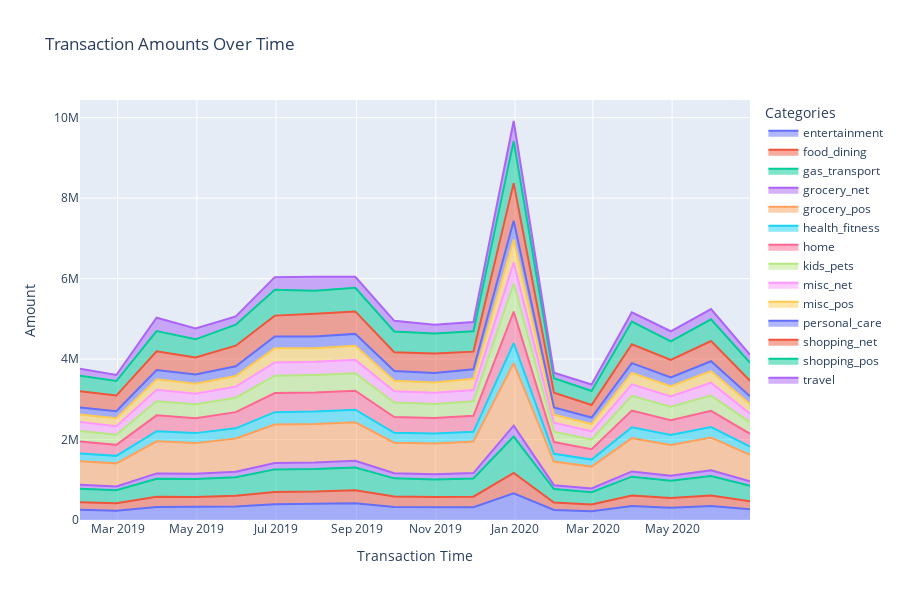

This figure's notebook cell:
### Markdown cell above
Visualizing transaction amounts over time.

### Code cell
grouped = data.groupby(by=[pd.Grouper(key="trans_time", freq="1M"), 'category'])
grouped = grouped.aggregate({"amt":'sum',"trans_id":"count"}).reset_index()

fig = px.area(grouped, x='trans_time', y='amt', 
              color='category', title="Transaction Amounts Over Time",
              labels={'trans_time': 'Transaction Time', 'amt': 'Amount'})

fig.update_layout(height=600, width=900, legend=dict(title='Categories'))

fig.show()

### Figure 1 — Plotly figure (JSON) as saved in the notebook; plotly's stock layout.template omitted (floating-point values rounded to 4 significant figures)
{"data": [{"fillpattern": {"shape": ""}, "hovertemplate": "category=entertainment<br>Transaction Time=%{x}<br>Amount=%{y}<extra></extra>", "legendgroup": "entertainment", "line": {"color": "#636efa"}, "marker": {"symbol": "circle"}, "mode": "lines", "name": "entertainment", "orientation": "v", "showlegend": true, "stackgroup": "1", "type": "scatter", "x": ["2019-01-31T00:00:00", "2019-02-28T00:00:00", "2019-03-31T00:00:00", "2019-04-30T00:00:00", "2019-05-31T00:00:00", "2019-06-30T00:00:00", "2019-07-31T00:00:00", "2019-08-31T00:00:00", "2019-09-30T00:00:00", "2019-10-31T00:00:00", "2019-11-30T00:00:00", "2019-12-31T00:00:00", "2020-01-31T00:00:00", "2020-02-29T00:00:00", "2020-03-31T00:00:00", "2020-04-30T00:00:00", "2020-05-31T00:00:00", "2020-06-30T00:00:00"], "xaxis": "x", "y": [252600.0, 232600.0, 322900.0, 321900.0, 337000.0, 388600.0, 397500.0, 418600.0, 325600.0, 322000.0, 319900.0, 664400.0, 248300.0, 216300.0, 350500.0, 303300.0, 347000.0, 267800.0], "yaxis": "y"}, {"fillpattern": {"shape": ""}, "hovertemplate": "category=food_dining<br>Transaction Time=%{x}<br>Amount=%{y}<extra></extra>", "legendgroup": "food_dining", "line": {"color": "#EF553B"}, "marker": {"symbol": "circle"}, "mode": "lines", "name": "food_dining", "orientation": "v", "showlegend": true, "stackgroup": "1", "type": "scatter", "x": ["2019-01-31T00:00:00", "2019-02-28T00:00:00", "2019-03-31T00:00:00", "2019-04-30T00:00:00", "2019-05-31T00:00:00", "2019-06-30T00:00:00", "2019-07-31T00:00:00", "2019-08-31T00:00:00", "2019-09-30T00:00:00", "2019-10-31T00:00:00", "2019-11-30T00:00:00", "2019-12-31T00:00:00", "2020-01-31T00:00:00", "2020-02-29T00:00:00", "2020-03-31T00:00:00", "2020-04-30T00:00:00", "2020-05-31T00:00:00", "2020-06-30T00:00:00"], "xaxis": "x", "y": [191600.0, 181600.0, 255800.0, 249800.0, 264900.0, 307000.0, 307900.0, 321800.0, 258800.0, 249000.0, 258500.0, 503700.0, 185100.0, 168200.0, 261000.0, 245700.0, 263500.0, 198400.0], "yaxis": "y"}, {"fillpattern": {"shape": ""}, "hovertemplate": "category=gas_transport<br>Transaction Time=%{x}<br>Amount=%{y}<extra></extra>", "legendgroup": "gas_transport", "line": {"color": "#00cc96"}, "marker": {"symbol": "circle"}, "mode": "lines", "name": "gas_transport", "orientation": "v", "showlegend": true, "stackgroup": "1", "type": "scatter", "x": ["2019-01-31T00:00:00", "2019-02-28T00:00:00", "2019-03-31T00:00:00", "2019-04-30T00:00:00", "2019-05-31T00:00:00", "2019-06-30T00:00:00", "2019-07-31T00:00:00", "2019-08-31T00:00:00", "2019-09-30T00:00:00", "2019-10-31T00:00:00", "2019-11-30T00:00:00", "2019-12-31T00:00:00", "2020-01-31T00:00:00", "2020-02-29T00:00:00", "2020-03-31T00:00:00", "2020-04-30T00:00:00", "2020-05-31T00:00:00", "2020-06-30T00:00:00"], "xaxis": "x", "y": [334600.0, 326000.0, 448100.0, 444700.0, 461300.0, 562500.0, 561300.0, 565400.0, 451300.0, 437200.0, 453900.0, 906700.0, 334500.0, 306100.0, 465800.0, 429400.0, 480500.0, 382400.0], "yaxis": "y"}, {"fillpattern": {"shape": ""}, "hovertemplate": "category=grocery_net<br>Transaction Time=%{x}<br>Amount=%{y}<extra></extra>", "legendgroup": "grocery_net", "line": {"color": "#ab63fa"}, "marker": {"symbol": "circle"}, "mode": "lines", "name": "grocery_net", "orientation": "v", "showlegend": true, "stackgroup": "1", "type": "scatter", "x": ["2019-01-31T00:00:00", "2019-02-28T00:00:00", "2019-03-31T00:00:00", "2019-04-30T00:00:00", "2019-05-31T00:00:00", "2019-06-30T00:00:00", "2019-07-31T00:00:00", "2019-08-31T00:00:00", "2019-09-30T00:00:00", "2019-10-31T00:00:00", "2019-11-30T00:00:00", "2019-12-31T00:00:00", "2020-01-31T00:00:00", "2020-02-29T00:00:00", "2020-03-31T00:00:00", "2020-04-30T00:00:00", "2020-05-31T00:00:00", "2020-06-30T00:00:00"], "xaxis": "x", "y": [98070.0, 93970.0, 131400.0, 131600.0, 136000.0, 160300.0, 161100.0, 167200.0, 128900.0, 127900.0, 133000.0, 269700.0, 97660.0, 93480.0, 130900.0, 123200.0, 144200.0, 110900.0], "yaxis": "y"}, {"fillpattern": {"shape": ""}, "hovertemplate": "category=grocery_pos<br>Transaction Time=%{x}<br>Amount=%{y}<extra></extra>", "legendgroup": "grocery_pos", "line": {"color": "#FFA15A"}, "marker": {"symbol": "circle"}, "mode": "lines", "name": "grocery_pos", "orientation": "v", "showlegend": true, "stackgroup": "1", "type": "scatter", "x": ["2019-01-31T00:00:00", "2019-02-28T00:00:00", "2019-03-31T00:00:00", "2019-04-30T00:00:00", "2019-05-31T00:00:00", "2019-06-30T00:00:00", "2019-07-31T00:00:00", "2019-08-31T00:00:00", "2019-09-30T00:00:00", "2019-10-31T00:00:00", "2019-11-30T00:00:00", "2019-12-31T00:00:00", "2020-01-31T00:00:00", "2020-02-29T00:00:00", "2020-03-31T00:00:00", "2020-04-30T00:00:00", "2020-05-31T00:00:00", "2020-06-30T00:00:00"], "xaxis": "x", "y": [583700.0, 573800.0, 798700.0, 763100.0, 826600.0, 954100.0, 956700.0, 955000.0, 755400.0, 764200.0, 787200.0, 1550000.0, 587100.0, 543500.0, 825700.0, 764500.0, 814500.0, 657100.0], "yaxis": "y"}, {"fillpattern": {"shape": ""}, "hovertemplate": "category=health_fitness<br>Transaction Time=%{x}<br>Amount=%{y}<extra></extra>", "legendgroup": "health_fitness", "line": {"color": "#19d3f3"}, "marker": {"symbol": "circle"}, "mode": "lines", "name": "health_fitness", "orientation": "v", "showlegend": true, "stackgroup": "1", "type": "scatter", "x": ["2019-01-31T00:00:00", "2019-02-28T00:00:00", "2019-03-31T00:00:00", "2019-04-30T00:00:00", "2019-05-31T00:00:00", "2019-06-30T00:00:00", "2019-07-31T00:00:00", "2019-08-31T00:00:00", "2019-09-30T00:00:00", "2019-10-31T00:00:00", "2019-11-30T00:00:00", "2019-12-31T00:00:00", "2020-01-31T00:00:00", "2020-02-29T00:00:00", "2020-03-31T00:00:00", "2020-04-30T00:00:00", "2020-05-31T00:00:00", "2020-06-30T00:00:00"], "xaxis": "x", "y": [194500.0, 186200.0, 251600.0, 248400.0, 252500.0, 307900.0, 309600.0, 312500.0, 249200.0, 249100.0, 239800.0, 501500.0, 192100.0, 174200.0, 272600.0, 244600.0, 261600.0, 205100.0], "yaxis": "y"}, {"fillpattern": {"shape": ""}, "hovertemplate": "category=home<br>Transaction Time=%{x}<br>Amount=%{y}<extra></extra>", "legendgroup": "home", "line": {"color": "#FF6692"}, "marker": {"symbol": "circle"}, "mode": "lines", "name": "home", "orientation": "v", "showlegend": true, "stackgroup": "1", "type": "scatter", "x": ["2019-01-31T00:00:00", "2019-02-28T00:00:00", "2019-03-31T00:00:00", "2019-04-30T00:00:00", "2019-05-31T00:00:00", "2019-06-30T00:00:00", "2019-07-31T00:00:00", "2019-08-31T00:00:00", "2019-09-30T00:00:00", "2019-10-31T00:00:00", "2019-11-30T00:00:00", "2019-12-31T00:00:00", "2020-01-31T00:00:00", "2020-02-29T00:00:00", "2020-03-31T00:00:00", "2020-04-30T00:00:00", "2020-05-31T00:00:00", "2020-06-30T00:00:00"], "xaxis": "x", "y": [296000.0, 273400.0, 392900.0, 369700.0, 402500.0, 474000.0, 474900.0, 472700.0, 390600.0, 385300.0, 396800.0, 782600.0, 293800.0, 258600.0, 413400.0, 372400.0, 402500.0, 321800.0], "yaxis": "y"}, {"fillpattern": {"shape": ""}, "hovertemplate": "category=kids_pets<br>Transaction Time=%{x}<br>Amount=%{y}<extra></extra>", "legendgroup": "kids_pets", "line": {"color": "#B6E880"}, "marker": {"symbol": "circle"}, "mode": "lines", "name": "kids_pets", "orientation": "v", "showlegend": true, "stackgroup": "1", "type": "scatter", "x": ["2019-01-31T00:00:00", "2019-02-28T00:00:00", "2019-03-31T00:00:00", "2019-04-30T00:00:00", "2019-05-31T00:00:00", "2019-06-30T00:00:00", "2019-07-31T00:00:00", "2019-08-31T00:00:00", "2019-09-30T00:00:00", "2019-10-31T00:00:00", "2019-11-30T00:00:00", "2019-12-31T00:00:00", "2020-01-31T00:00:00", "2020-02-29T00:00:00", "2020-03-31T00:00:00", "2020-04-30T00:00:00", "2020-05-31T00:00:00", "2020-06-30T00:00:00"], "xaxis": "x", "y": [260000.0, 252200.0, 349300.0, 347100.0, 358200.0, 431700.0, 437500.0, 434600.0, 359200.0, 347900.0, 363700.0, 699900.0, 258100.0, 239700.0, 367600.0, 333700.0, 378800.0, 284700.0], "yaxis": "y"}, {"fillpattern": {"shape": ""}, "hovertemplate": "category=misc_net<br>Transaction Time=%{x}<br>Amount=%{y}<extra></extra>", "legendgroup": "misc_net", "line": {"color": "#FF97FF"}, "marker": {"symbol": "circle"}, "mode": "lines", "name": "misc_net", "orientation": "v", "showlegend": true, "stackgroup": "1", "type": "scatter", "x": ["2019-01-31T00:00:00", "2019-02-28T00:00:00", "2019-03-31T00:00:00", "2019-04-30T00:00:00", "2019-05-31T00:00:00", "2019-06-30T00:00:00", "2019-07-31T00:00:00", "2019-08-31T00:00:00", "2019-09-30T00:00:00", "2019-10-31T00:00:00", "2019-11-30T00:00:00", "2019-12-31T00:00:00", "2020-01-31T00:00:00", "2020-02-29T00:00:00", "2020-03-31T00:00:00", "2020-04-30T00:00:00", "2020-05-31T00:00:00", "2020-06-30T00:00:00"], "xaxis": "x", "y": [225400.0, 210100.0, 286000.0, 264200.0, 275100.0, 331400.0, 329800.0, 332300.0, 282800.0, 277900.0, 279500.0, 525500.0, 221400.0, 204300.0, 283300.0, 254000.0, 319400.0, 215200.0], "yaxis": "y"}, {"fillpattern": {"shape": ""}, "hovertemplate": "category=misc_pos<br>Transaction Time=%{x}<br>Amount=%{y}<extra></extra>", "legendgroup": "misc_pos", "line": {"color": "#FECB52"}, "marker": {"symbol": "circle"}, "mode": "lines", "name": "misc_pos", "orientation": "v", "showlegend": true, "stackgroup": "1", "type": "scatter", "x": ["2019-01-31T00:00:00", "2019-02-28T00:00:00", "2019-03-31T00:00:00", "2019-04-30T00:00:00", "2019-05-31T00:00:00", "2019-06-30T00:00:00", "2019-07-31T00:00:00", "2019-08-31T00:00:00", "2019-09-30T00:00:00", "2019-10-31T00:00:00", "2019-11-30T00:00:00", "2019-12-31T00:00:00", "2020-01-31T00:00:00", "2020-02-29T00:00:00", "2020-03-31T00:00:00", "2020-04-30T00:00:00", "2020-05-31T00:00:00", "2020-06-30T00:00:00"], "xaxis": "x", "y": [184000.0, 199300.0, 262800.0, 244700.0, 264000.0, 350300.0, 335700.0, 351200.0, 261200.0, 259000.0, 279600.0, 566400.0, 201400.0, 181500.0, 284800.0, 254900.0, 288600.0, 240000.0], "yaxis": "y"}, {"fillpattern": {"shape": ""}, "hovertemplate": "category=personal_care<br>Transaction Time=%{x}<br>Amount=%{y}<extra></extra>", "legendgroup": "personal_care", "line": {"color": "#636efa"}, "marker": {"symbol": "circle"}, "mode": "lines", "name": "personal_care", "orientation": "v", "showlegend": true, "stackgroup": "1", "type": "scatter", "x": ["2019-01-31T00:00:00", "2019-02-28T00:00:00", "2019-03-31T00:00:00", "2019-04-30T00:00:00", "2019-05-31T00:00:00", "2019-06-30T00:00:00", "2019-07-31T00:00:00", "2019-08-31T00:00:00", "2019-09-30T00:00:00", "2019-10-31T00:00:00", "2019-11-30T00:00:00", "2019-12-31T00:00:00", "2020-01-31T00:00:00", "2020-02-29T00:00:00", "2020-03-31T00:00:00", "2020-04-30T00:00:00", "2020-05-31T00:00:00", "2020-06-30T00:00:00"], "xaxis": "x", "y": [178200.0, 172800.0, 226200.0, 232200.0, 244400.0, 294700.0, 287900.0, 295200.0, 242000.0, 232100.0, 236700.0, 468400.0, 178900.0, 160000.0, 244300.0, 220500.0, 245900.0, 193100.0], "yaxis": "y"}, {"fillpattern": {"shape": ""}, "hovertemplate": "category=shopping_net<br>Transaction Time=%{x}<br>Amount=%{y}<extra></extra>", "legendgroup": "shopping_net", "line": {"color": "#EF553B"}, "marker": {"symbol": "circle"}, "mode": "lines", "name": "shopping_net", "orientation": "v", "showlegend": true, "stackgroup": "1", "type": "scatter", "x": ["2019-01-31T00:00:00", "2019-02-28T00:00:00", "2019-03-31T00:00:00", "2019-04-30T00:00:00", "2019-05-31T00:00:00", "2019-06-30T00:00:00", "2019-07-31T00:00:00", "2019-08-31T00:00:00", "2019-09-30T00:00:00", "2019-10-31T00:00:00", "2019-11-30T00:00:00", "2019-12-31T00:00:00", "2020-01-31T00:00:00", "2020-02-29T00:00:00", "2020-03-31T00:00:00", "2020-04-30T00:00:00", "2020-05-31T00:00:00", "2020-06-30T00:00:00"], "xaxis": "x", "y": [400000.0, 391300.0, 466900.0, 424088, 510400.0, 518300.0, 569000.0, 558200.0, 464700.0, 486800.0, 436100.0, 934700.0, 365500.0, 311800.0, 467700.0, 431200.0, 503000.0, 385500.0], "yaxis": "y"}, {"fillpattern": {"shape": ""}, "hovertemplate": "category=shopping_pos<br>Transaction Time=%{x}<br>Amount=%{y}<extra></extra>", "legendgroup": "shopping_pos", "line": {"color": "#00cc96"}, "marker": {"symbol": "circle"}, "mode": "lines", "name": "shopping_pos", "orientation": "v", "showlegend": true, "stackgroup": "1", "type": "scatter", "x": ["2019-01-31T00:00:00", "2019-02-28T00:00:00", "2019-03-31T00:00:00", "2019-04-30T00:00:00", "2019-05-31T00:00:00", "2019-06-30T00:00:00", "2019-07-31T00:00:00", "2019-08-31T00:00:00", "2019-09-30T00:00:00", "2019-10-31T00:00:00", "2019-11-30T00:00:00", "2019-12-31T00:00:00", "2020-01-31T00:00:00", "2020-02-29T00:00:00", "2020-03-31T00:00:00", "2020-04-30T00:00:00", "2020-05-31T00:00:00", "2020-06-30T00:00:00"], "xaxis": "x", "y": [388900.0, 361600.0, 502600.0, 449800.0, 523600.0, 645400.0, 568200.0, 587800.0, 517800.0, 495300.0, 506300.0, 1044000.0, 361100.0, 347800.0, 563800.0, 462400.0, 537600.0, 444100.0], "yaxis": "y"}, {"fillpattern": {"shape": ""}, "hovertemplate": "category=travel<br>Transaction Time=%{x}<br>Amount=%{y}<extra></extra>", "legendgroup": "travel", "line": {"color": "#ab63fa"}, "marker": {"symbol": "circle"}, "mode": "lines", "name": "travel", "orientation": "v", "showlegend": true, "stackgroup": "1", "type": "scatter", "x": ["2019-01-31T00:00:00", "2019-02-28T00:00:00", "2019-03-31T00:00:00", "2019-04-30T00:00:00", "2019-05-31T00:00:00", "2019-06-30T00:00:00", "2019-07-31T00:00:00", "2019-08-31T00:00:00", "2019-09-30T00:00:00", "2019-10-31T00:00:00", "2019-11-30T00:00:00", "2019-12-31T00:00:00", "2020-01-31T00:00:00", "2020-02-29T00:00:00", "2020-03-31T00:00:00", "2020-04-30T00:00:00", "2020-05-31T00:00:00", "2020-06-30T00:00:00"], "xaxis": "x", "y": [172200.0, 149700.0, 332800.0, 270200.0, 204400.0, 310300.0, 347100.0, 274800.0, 262400.0, 217400.0, 232200.0, 500700.0, 138000.0, 164500.0, 230700.0, 251400.0, 256900.0, 201000.0], "yaxis": "y"}], "layout": {"height": 600, "legend": {"title": {"text": "Categories"}, "tracegroupgap": 0}, "title": {"text": "Transaction Amounts Over Time"}, "width": 900, "xaxis": {"anchor": "y", "domain": [0, 1], "title": {"text": "Transaction Time"}}, "yaxis": {"anchor": "x", "domain": [0, 1], "title": {"text": "Amount"}}}}
